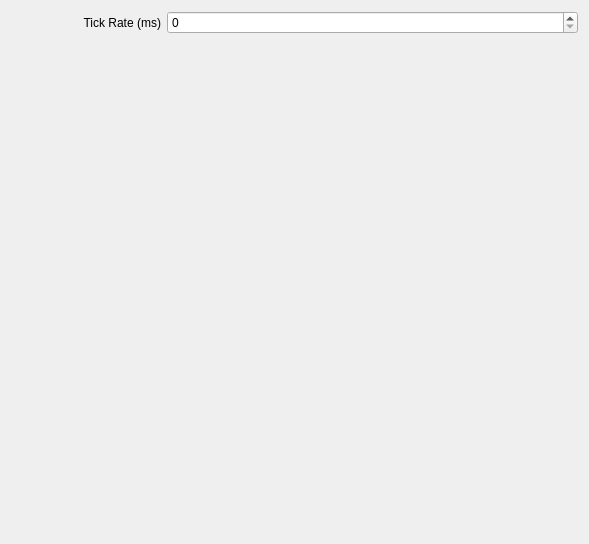
<?xml version="1.0" encoding="UTF-8"?>
<ui version="4.0">
 <class>Form</class>
 <widget class="QWidget" name="Form">
  <property name="geometry">
   <rect>
    <x>0</x>
    <y>0</y>
    <width>589</width>
    <height>544</height>
   </rect>
  </property>
  <property name="windowTitle">
   <string>Form</string>
  </property>
  <layout class="QVBoxLayout" name="verticalLayout">
   <item>
    <layout class="QFormLayout" name="formLayout">
     <property name="fieldGrowthPolicy">
      <enum>QFormLayout::AllNonFixedFieldsGrow</enum>
     </property>
     <property name="formAlignment">
      <set>Qt::AlignLeading|Qt::AlignLeft|Qt::AlignTop</set>
     </property>
     <item row="0" column="0">
      <widget class="QLabel" name="label">
       <property name="minimumSize">
        <size>
         <width>150</width>
         <height>0</height>
        </size>
       </property>
       <property name="text">
        <string>Tick Rate (ms)</string>
       </property>
       <property name="alignment">
        <set>Qt::AlignRight|Qt::AlignTrailing|Qt::AlignVCenter</set>
       </property>
      </widget>
     </item>
     <item row="0" column="1">
      <widget class="QSpinBox" name="ui_tick_rate_ms">
       <property name="sizePolicy">
        <sizepolicy hsizetype="Preferred" vsizetype="Fixed">
         <horstretch>0</horstretch>
         <verstretch>0</verstretch>
        </sizepolicy>
       </property>
       <property name="minimumSize">
        <size>
         <width>200</width>
         <height>0</height>
        </size>
       </property>
      </widget>
     </item>
    </layout>
   </item>
   <item>
    <spacer name="verticalSpacer">
     <property name="orientation">
      <enum>Qt::Vertical</enum>
     </property>
     <property name="sizeHint" stdset="0">
      <size>
       <width>20</width>
       <height>40</height>
      </size>
     </property>
    </spacer>
   </item>
  </layout>
 </widget>
 <resources/>
 <connections/>
</ui>
